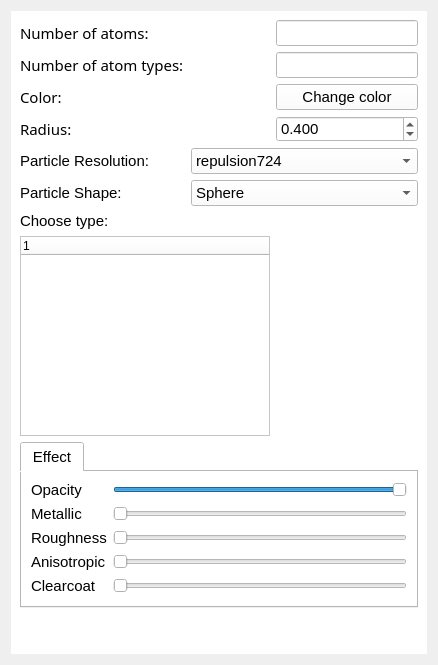
         <widget class="QWidget" name="particle_tab">
          <attribute name="title">
           <string>Particle</string>
          </attribute>
          <layout class="QGridLayout" name="gridLayout_13">
           <item row="0" column="0">
            <widget class="QWidget" name="widget_particleproperties" native="true">
             <property name="minimumSize">
              <size>
               <width>0</width>
               <height>290</height>
              </size>
             </property>
             <property name="font">
              <font>
               <pointsize>10</pointsize>
              </font>
             </property>
             <property name="layoutDirection">
              <enum>Qt::LeftToRight</enum>
             </property>
             <property name="styleSheet">
              <string notr="true">background-color: rgb(255, 255, 255);
alternate-background-color: rgb(255, 255, 255);</string>
             </property>
             <layout class="QGridLayout" name="gridLayout_4">
              <item row="2" column="0">
               <widget class="QLabel" name="label_particlecolor">
                <property name="font">
                 <font>
                  <family>.SF NS Text</family>
                  <pointsize>11</pointsize>
                 </font>
                </property>
                <property name="text">
                 <string>Color:</string>
                </property>
               </widget>
              </item>
              <item row="0" column="3">
               <widget class="QLineEdit" name="Edit_num_of_particles">
                <property name="font">
                 <font>
                  <pointsize>11</pointsize>
                 </font>
                </property>
                <property name="autoFillBackground">
                 <bool>false</bool>
                </property>
                <property name="text">
                 <string/>
                </property>
                <property name="dragEnabled">
                 <bool>true</bool>
                </property>
                <property name="readOnly">
                 <bool>true</bool>
                </property>
               </widget>
              </item>
              <item row="0" column="0" colspan="2">
               <widget class="QLabel" name="label_num_of_particles">
                <property name="font">
                 <font>
                  <family>.SF NS Text</family>
                  <pointsize>11</pointsize>
                 </font>
                </property>
                <property name="text">
                 <string>Number of atoms:</string>
                </property>
               </widget>
              </item>
              <item row="1" column="0" colspan="3">
               <widget class="QLabel" name="label_num_of_particletypes">
                <property name="font">
                 <font>
                  <family>.SF NS Text</family>
                  <pointsize>11</pointsize>
                 </font>
                </property>
                <property name="text">
                 <string>Number of atom types:</string>
                </property>
               </widget>
              </item>
              <item row="1" column="3">
               <widget class="QLineEdit" name="Edit_num_of_particle_types">
                <property name="font">
                 <font>
                  <pointsize>11</pointsize>
                 </font>
                </property>
                <property name="autoFillBackground">
                 <bool>false</bool>
                </property>
                <property name="text">
                 <string/>
                </property>
                <property name="dragEnabled">
                 <bool>true</bool>
                </property>
                <property name="readOnly">
                 <bool>true</bool>
                </property>
               </widget>
              </item>
              <item row="4" column="0" colspan="2">
               <widget class="QLabel" name="label_particle_resolution">
                <property name="font">
                 <font>
                  <pointsize>11</pointsize>
                 </font>
                </property>
                <property name="text">
                 <string>Particle Resolution:</string>
                </property>
                <property name="textFormat">
                 <enum>Qt::RichText</enum>
                </property>
               </widget>
              </item>
              <item row="6" column="0" colspan="2">
               <widget class="QLabel" name="label_choose_type_of_particle">
                <property name="font">
                 <font>
                  <pointsize>11</pointsize>
                 </font>
                </property>
                <property name="text">
                 <string>Choose type:</string>
                </property>
               </widget>
              </item>
              <item row="9" column="0">
               <spacer name="verticalSpacer_4">
                <property name="orientation">
                 <enum>Qt::Vertical</enum>
                </property>
                <property name="sizeHint" stdset="0">
                 <size>
                  <width>17</width>
                  <height>37</height>
                 </size>
                </property>
               </spacer>
              </item>
              <item row="3" column="0">
               <widget class="QLabel" name="label_radius">
                <property name="font">
                 <font>
                  <family>.SF NS Text</family>
                  <pointsize>11</pointsize>
                 </font>
                </property>
                <property name="text">
                 <string>Radius:</string>
                </property>
               </widget>
              </item>
              <item row="2" column="3">
               <widget class="QPushButton" name="Button_particlecolor">
                <property name="font">
                 <font>
                  <pointsize>11</pointsize>
                  <weight>50</weight>
                  <italic>false</italic>
                  <bold>false</bold>
                  <underline>false</underline>
                  <kerning>true</kerning>
                 </font>
                </property>
                <property name="text">
                 <string>Change color</string>
                </property>
                <property name="autoRepeat">
                 <bool>false</bool>
                </property>
               </widget>
              </item>
              <item row="3" column="3">
               <widget class="QDoubleSpinBox" name="SpinBox_atom_radius">
                <property name="font">
                 <font>
                  <pointsize>11</pointsize>
                 </font>
                </property>
                <property name="acceptDrops">
                 <bool>true</bool>
                </property>
                <property name="correctionMode">
                 <enum>QAbstractSpinBox::CorrectToPreviousValue</enum>
                </property>
                <property name="decimals">
                 <number>3</number>
                </property>
                <property name="minimum">
                 <double>0.010000000000000</double>
                </property>
                <property name="maximum">
                 <double>2.000000000000000</double>
                </property>
                <property name="singleStep">
                 <double>0.010000000000000</double>
                </property>
                <property name="value">
                 <double>0.400000000000000</double>
                </property>
               </widget>
              </item>
              <item row="4" column="2" colspan="2">
               <widget class="QComboBox" name="comboBox_particle_resolution">
                <property name="font">
                 <font>
                  <pointsize>11</pointsize>
                 </font>
                </property>
                <item>
                 <property name="text">
                  <string>repulsion724</string>
                 </property>
                </item>
                <item>
                 <property name="text">
                  <string>repulsion100</string>
                 </property>
                </item>
                <item>
                 <property name="text">
                  <string>repulsion200</string>
                 </property>
                </item>
                <item>
                 <property name="text">
                  <string>symmetric362</string>
                 </property>
                </item>
                <item>
                 <property name="text">
                  <string>symmetric642</string>
                 </property>
                </item>
                <item>
                 <property name="text">
                  <string>symmetric724</string>
                 </property>
                </item>
               </widget>
              </item>
              <item row="5" column="0" colspan="2">
               <widget class="QLabel" name="Label_particleshape">
                <property name="font">
                 <font>
                  <pointsize>11</pointsize>
                 </font>
                </property>
                <property name="text">
                 <string>Particle Shape:</string>
                </property>
               </widget>
              </item>
              <item row="7" column="0" colspan="3">
               <widget class="QTreeWidget" name="treeWidget">
                <property name="minimumSize">
                 <size>
                  <width>120</width>
                  <height>200</height>
                 </size>
                </property>
                <property name="maximumSize">
                 <size>
                  <width>250</width>
                  <height>200</height>
                 </size>
                </property>
                <property name="autoFillBackground">
                 <bool>false</bool>
                </property>
                <property name="itemsExpandable">
                 <bool>true</bool>
                </property>
                <column>
                 <property name="text">
                  <string/>
                 </property>
                </column>
               </widget>
              </item>
              <item row="5" column="2" colspan="2">
               <widget class="QComboBox" name="comboBox_particleshape">
                <property name="font">
                 <font>
                  <pointsize>11</pointsize>
                 </font>
                </property>
                <property name="duplicatesEnabled">
                 <bool>true</bool>
                </property>
                <item>
                 <property name="text">
                  <string>Sphere</string>
                 </property>
                </item>
                <item>
                 <property name="text">
                  <string>Point</string>
                 </property>
                </item>
               </widget>
              </item>
              <item row="8" column="0" colspan="4">
               <widget class="QTabWidget" name="tabWidget">
                <property name="enabled">
                 <bool>true</bool>
                </property>
                <property name="minimumSize">
                 <size>
                  <width>290</width>
                  <height>0</height>
                 </size>
                </property>
                <property name="font">
                 <font>
                  <pointsize>11</pointsize>
                  <underline>false</underline>
                  <kerning>true</kerning>
                 </font>
                </property>
                <property name="whatsThis">
                 <string/>
                </property>
                <property name="autoFillBackground">
                 <bool>false</bool>
                </property>
                <property name="currentIndex">
                 <number>0</number>
                </property>
                <widget class="QWidget" name="tabWidgetPage1">
                 <attribute name="title">
                  <string>Effect</string>
                 </attribute>
                 <layout class="QGridLayout" name="gridLayout_6">
                  <item row="0" column="0">
                   <widget class="QLabel" name="label_opacity">
                    <property name="font">
                     <font>
                      <pointsize>11</pointsize>
                     </font>
                    </property>
                    <property name="text">
                     <string>Opacity</string>
                    </property>
                   </widget>
                  </item>
                  <item row="0" column="1">
                   <widget class="QSlider" name="horizontalSlider_Opacity">
                    <property name="enabled">
                     <bool>true</bool>
                    </property>
                    <property name="font">
                     <font>
                      <pointsize>11</pointsize>
                     </font>
                    </property>
                    <property name="sliderPosition">
                     <number>99</number>
                    </property>
                    <property name="orientation">
                     <enum>Qt::Horizontal</enum>
                    </property>
                   </widget>
                  </item>
                  <item row="1" column="0">
                   <widget class="QLabel" name="label_Metallic">
                    <property name="font">
                     <font>
                      <pointsize>11</pointsize>
                     </font>
                    </property>
                    <property name="text">
                     <string>Metallic</string>
                    </property>
                   </widget>
                  </item>
                  <item row="1" column="1">
                   <widget class="QSlider" name="horizontalSlider_Metallic">
                    <property name="font">
                     <font>
                      <pointsize>11</pointsize>
                     </font>
                    </property>
                    <property name="orientation">
                     <enum>Qt::Horizontal</enum>
                    </property>
                   </widget>
                  </item>
                  <item row="2" column="0">
                   <widget class="QLabel" name="label_Roughness">
                    <property name="font">
                     <font>
                      <pointsize>11</pointsize>
                     </font>
                    </property>
                    <property name="text">
                     <string>Roughness</string>
                    </property>
                   </widget>
                  </item>
                  <item row="2" column="1">
                   <widget class="QSlider" name="horizontalSlider_Roughness">
                    <property name="font">
                     <font>
                      <pointsize>11</pointsize>
                     </font>
                    </property>
                    <property name="orientation">
                     <enum>Qt::Horizontal</enum>
                    </property>
                   </widget>
                  </item>
                  <item row="3" column="0">
                   <widget class="QLabel" name="label_Anisotropic">
                    <property name="font">
                     <font>
                      <pointsize>11</pointsize>
                     </font>
                    </property>
                    <property name="text">
                     <string>Anisotropic</string>
                    </property>
                   </widget>
                  </item>
                  <item row="3" column="1">
                   <widget class="QSlider" name="horizontalSlider_Anisotropic">
                    <property name="font">
                     <font>
                      <pointsize>11</pointsize>
                     </font>
                    </property>
                    <property name="orientation">
                     <enum>Qt::Horizontal</enum>
                    </property>
                   </widget>
                  </item>
                  <item row="4" column="0">
                   <widget class="QLabel" name="label_Clearcoat">
                    <property name="font">
                     <font>
                      <pointsize>11</pointsize>
                     </font>
                    </property>
                    <property name="text">
                     <string>Clearcoat</string>
                    </property>
                   </widget>
                  </item>
                  <item row="4" column="1">
                   <widget class="QSlider" name="horizontalSlider_Clearcoat">
                    <property name="font">
                     <font>
                      <pointsize>11</pointsize>
                     </font>
                    </property>
                    <property name="orientation">
                     <enum>Qt::Horizontal</enum>
                    </property>
                   </widget>
                  </item>
                 </layout>
                </widget>
               </widget>
              </item>
             </layout>
            </widget>
           </item>
          </layout>
         </widget>
